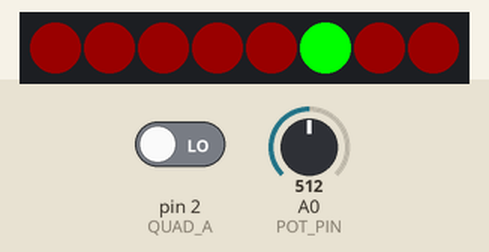
A sketch run on a simulated Arduino Leonardo, built with avr-gcc and run on an emulated ATmega32U4. Parts: 8 RGB LEDs in strip order, left to right. The inputs (shaded band) are chosen by the test bench; at power-on: A0 (POT_PIN) = 512, pin 2 (QUAD_A) LOW.

Above: at 4.43 s.
5.4 s: A0 (POT_PIN) set to 433
At 5.54 s:
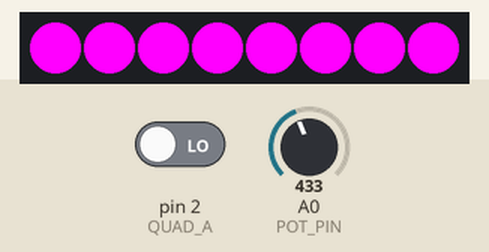
7.1 s: A0 (POT_PIN) set to 453
At 7.16 s:
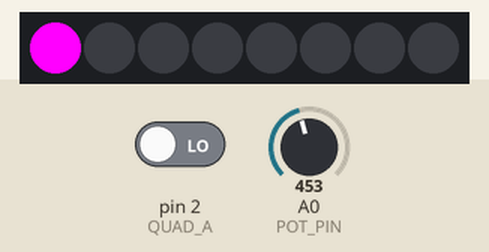
8.6 s: A0 (POT_PIN) set to 716
At 8.68 s:
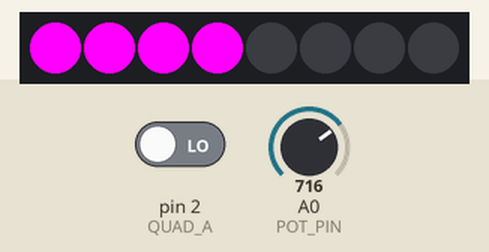
Timing chart, 0 to 16.1 s (numbered marks = the images above; inputs shaded):
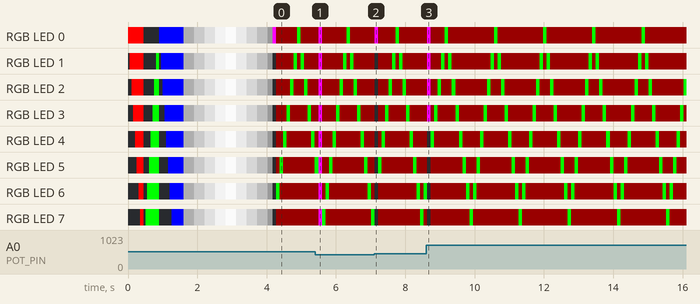

Measured:
- after the input at 5.4 s, the LEDs: change after 0.10 s (image 1)
- after the input at 7.1 s, the LEDs: change at once (image 2)
- after the input at 8.6 s, the LEDs: change at once (image 3)

The sketch:

Dynawham.ino
```cpp
/*
  reference:
  https://www.midi.org/specifications-old/item/table-1-summary-of-midi-message
  https://www.midi.org/specifications-old/item/table-3-control-change-messages-data-bytes-2
*/
#include "led_ctrl.h"
#include "presets.h"
#include "defines.h"
#include "TimerOne.h"

led LED;
presets PRESETS;

/*Shows the state of the quadratic encoder*/
#define QUAD_IDLE   0
#define QUAD_UP     1
#define QUAD_DOWN   2
volatile uint8_t quad_state = QUAD_IDLE;

uint16_t byte_to_send = 0;
#define POT_SAMPLE_TIME   100000

#define POT_TOL           10 //ADC steps
/*PIOs*/
#define POT_PIN           A0
#define FOOT_PEDAL_PIN    6
#define Q_BUTT_PIN        14

#define QUAD_A            2
#define QUAD_B            3

#define MIDI_CHANNEL      0x00
#define POT_MAX           1023
#define POT_MIN           443
#define PROGRAM_CHANGE    0xC0
#define CONTINUE_MSG      0xB0
#define EXP_PEDAL         0x0B
#define PACKET_LENGTH     5
byte midi_buff[PACKET_LENGTH];

#define CMD_DELAY         100 /*The minimum time between a midi command due to transistion and processing time etc.*/

volatile int pot_value = 0;
int tmp_p_value = 0;
int CC_midi;

void setup() {

  //Serial1.begin(31250);/*The baud rate of midi*/
  Serial1.begin(9600);

  Timer1.initialize(POT_SAMPLE_TIME); // set a timer of length 100000 microseconds (or 0.1 sec - or 10Hz => the led will blink 5 times, 5 cycles of on-and-off, per second)
  Timer1.attachInterrupt( timerIsr ); // attach the service routine here

  setup_hardware();

  /*Pass the buffer to the presets initilisation*/
  PRESETS.init(&midi_buff[0]);

  PRESETS.set_mode(XYLO);
  /*reset this*/
  byte_to_send = 0;
}

void setup_hardware()
{
  LED.led_init();

  /*Set the internal pull ups*/
  pinMode(FOOT_PEDAL_PIN, INPUT);
  digitalWrite(FOOT_PEDAL_PIN, HIGH);

  pinMode(Q_BUTT_PIN, INPUT);
  digitalWrite(Q_BUTT_PIN, HIGH);

  digitalWrite(QUAD_A, HIGH);
  digitalWrite(QUAD_B, HIGH);
  pinMode (QUAD_A, INPUT);
  pinMode (QUAD_B, INPUT);

  /**/
  attachInterrupt(digitalPinToInterrupt(QUAD_A), quad_isr, CHANGE);

  /*Sample the pot value just so that we have the start postion of the pot.*/
  pot_value = analogRead(POT_PIN);
}


bool dir = true;
uint8_t exp_v = 0;
void loop() {
  /*
    if(dir)
    {
      exp_v++;
      if(exp_v == 127){
        dir = false;
      }
    }else{
      exp_v--;
      if(exp_v == 0){
        dir = true;
      }
    }
     send_cont(exp_v);
  */


  byte_to_send = PRESETS.nudge();
  if (byte_to_send > 0) {
    /*Send these bytes to the program*/
    byte p = midi_buff[0];
    send_program_change(p);
  }


  if ( (pot_value < (tmp_p_value - POT_TOL)) || (pot_value > (tmp_p_value + POT_TOL)) )
  {
    CC_midi = map(pot_value, POT_MIN, POT_MAX, 0, 127); //127 = max midi CC value
    send_cont(CC_midi);
    set_treadle_led(CC_midi);
    tmp_p_value = pot_value;
  }


  if (quad_state == QUAD_UP){
    Serial1.println("UP");
  }else if (quad_state == QUAD_DOWN){
    Serial1.println("DOWN");
  }


  delay(CMD_DELAY);
}

void set_treadle_led(uint8_t v)
{
  byte tr = 0;
  /*
    tr = (v/1)?(1<<0):0;
    tr |= (v/2)?(1<<1):0;
    tr |= (v/4)?(1<<2):0;
    tr |= (v/8)?(1<<3):0;
    tr |= (v/16)?(1<<4):0;
    tr |= (v/32)?(1<<5):0;
    tr |= (v/64)?(1<<6):0;
    tr |= (v/128)?(1<<7):0;
  */

  int b = v / 16;
  for (int a = 0 ; a < 8; a++)
  {
    if (a <= b) {
      tr |= (1 << a);
    }
  }
  LED.set_treadle(tr);
}

/*Pass the byte for the the program change*/
void send_program_change(byte program)
{
  /*First the channel/status*/
  midi_buff[0] = (PROGRAM_CHANGE | MIDI_CHANNEL);
  /*Program byte*/
  midi_buff[1] =  (program & 0x7F);

  LED.led_set_program(program);
  /*Now send this packet*/
  send_midi(2);
}

/*Send the byte for the continuous message*/
void send_cont(byte cont)
{
  /*First the channel/status*/
  midi_buff[0] = (CONTINUE_MSG | MIDI_CHANNEL);
  /*CC byte*/
  midi_buff[1] =  (EXP_PEDAL & 0x7F);
  /*exp value*/
  midi_buff[2] =  (cont);

  send_midi(3);
}

void send_midi(int len)
{
  for (int a = 0 ; a < len; a++) {
    Serial1.write(midi_buff[a]);
  }
}

void timerIsr()
{
  //Serial.println(analogRead(POT_PIN));
  pot_value = analogRead(POT_PIN);
}

volatile byte n;
void quad_isr()
{
  n = digitalRead(QUAD_A);
  if (n == HIGH) {
    if (digitalRead(QUAD_B) == LOW) {
      quad_state = QUAD_DOWN;
    } else {
      quad_state = QUAD_UP;
    }
  }/*Else ignore this intt*/
}
```

defines.h
```cpp
#ifndef __DEFINES__
#define __DEFINES__

/*Define the pedal midi program channels here.*/
#define DW_SHALLOW        1
#define DW_DEEP           2
#define DW_TWOOCTUP       3
#define DW_OCTUP          4
#define DW_OCTDOWN        5
#define DW_TWOOCTDOWN     6
#define DW_DIVE           7
#define DW_DROP           8
#define DW_H_OCT          9
#define DW_H_5TH4TH       10
#define DW_H_4TH3RD       11
#define DW_H_5TH7TH       12
#define DW_H_5TH6TH       13
#define DW_H_4TH5TH       14
#define DW_H_3RD4TH       15
#define DW_H_3RD3RD       16
#define DW_H_2ND3RD       17

enum Mode {
  NONE,
  XYLO,    /*mode that scales up and down on the harmonic modes*/
  RUN     /*does all programs back and fourth*/
};


#endif
```

led_ctrl.cpp
```cpp
#include "led_ctrl.h"

/*delays in ms*/
#define STRAFE_DELAY      50
#define FADE_DELAY        5
#define NORMAL_BRIGHT     255 /*Our typical brightness used when setting leds*/

#define TREADLE_COLOUR      strip.Color(255, 0, 255)
#define PROGRAM1_COLOUR     strip.Color(0, 0, 255)
#define PROGRAM2_COLOUR     strip.Color(0, 255, 0)
#define BG_COLOUR           strip.Color(25, 0, 0)

void led::led_init()
{
  strip.begin();
  /*Make a pretty start up anima*/
  this->strafe(strip.Color(255, 0, 0), true);
  delay(STRAFE_DELAY);
  this->strafe(strip.Color(0, 255, 0), false);
  delay(STRAFE_DELAY);
  this->strafe(strip.Color(0, 0, 255), true);

  strip.clear();
  strip.show();

  /*Just fades white at the mmoment*/
  this->fade(true);
  this->fade(false);
  /*At this point we are all off waiting for input from app*/
}

void led::fade(bool dir) {
  uint8_t c = 0;
  for (uint16_t i = 0; i < 255; i++) {
    /*set all the leds*/
    if (dir) {
      c = i;
    } else {
      c = (255 - i);
    }

    this->setall(strip.Color(c, c, c));

    strip.show();
    delay(FADE_DELAY);
  }
}

void led::strafe(uint32_t col, bool dir)
{
  strip.clear();
  for (uint16_t i = 0; i < strip.numPixels(); i++) {
    if (dir) {
      strip.setPixelColor(i, col);
    } else {
      strip.setPixelColor((strip.numPixels() - i), col);
    }

    /*Set full brightness and apply this iteration*/
    strip.setBrightness(NORMAL_BRIGHT);
    strip.show();
    delay(STRAFE_DELAY);
  }
}

void led::set_treadle(byte trdle)
{
  strip.clear();
  for(uint8_t a = 0; a < 8; a++)
  {
    if(trdle & (1 << a)){
      strip.setPixelColor(a, TREADLE_COLOUR);
    }
  }
  strip.setBrightness(NORMAL_BRIGHT);
  strip.show();
}

void led::setall(uint32_t col)
{
  for (uint16_t i = 0; i < strip.numPixels(); i++) {
    strip.setPixelColor(i, col);
  }
}

/*We can do different things with the modes*/
void led::led_set_mode(Mode mode)
{

}

void led::led_set_program(uint8_t program)
{
  /*#define DW_SHALLOW        1
#define DW_DEEP           2
#define DW_TWOOCTUP       3
#define DW_OCTUP          4
#define DW_OCTDOWN        5
#define DW_TWOOCTDOWN     6
#define DW_DIVE           7
#define DW_DROP           8
#define DW_H_OCT          9
#define DW_H_5TH4TH       10
#define DW_H_4TH3RD       11
#define DW_H_5TH7TH       12
#define DW_H_5TH6TH       13
#define DW_H_4TH5TH       14
#define DW_H_3RD4TH       15
#define DW_H_3RD3RD       16
#define DW_H_2ND3RD       17*/
  strip.clear();
  this->setall(BG_COLOUR);
  if(program < 10){
    strip.setPixelColor(program-1, PROGRAM1_COLOUR);
  }else{
    strip.setPixelColor((program-10), PROGRAM2_COLOUR);
  }
  strip.show();


/*
  switch(program)
  {
    case DW_SHALLOW:

    break;
    case DW_DEEP:

    break;
    case DW_TWOOCTUP:

    break;
    case DW_OCTUP:

    break;
    case DW_OCTDOWN:

    break;
    case DW_TWOOCTDOWN:

    break;
    case DW_DIVE:

    break;
    case DW_DROP:

    break;
    case DW_H_OCT:

    break;
    case DW_H_5TH4TH:

    break;
    case DW_H_4TH3RD:

    break;
    case DW_H_5TH7TH:

    break;
    case DW_H_5TH6TH:

    break;
    case DW_H_4TH5TH:

    break;
    case DW_H_3RD4TH:

    break;
    case DW_H_3RD3RD:

    break;
    case DW_H_2ND3RD:

    break;
    default:
    break;
  }
  */
}
```

led_ctrl.h
```cpp
#ifndef __LED_CTRL__
#define __LED_CTRL__
#include "Adafruit_NeoPixel.h"
#include "defines.h"

#define LED_PIN   5 /*pin the leds are connected to*/
#define LED_COUNT 8

class led {
  public:
    void led_init(void);
    /*We only have 8 leds which is why the byte is used. Each bit represents
    a state of an LED the colour is hard code*/
    void set_treadle(byte);
    /*When a mode change is actioned we can show this on the LEDs*/
    void led_set_mode(Mode);
    /*To give a funky effect everytime a program is changed we can show it on the LEDs*/
    void led_set_program(uint8_t);
  private:
    void strafe(uint32_t, bool);
    void fade(bool);
    void setall(uint32_t); /**sets the colour NOT brightness or show*/
    Adafruit_NeoPixel strip = Adafruit_NeoPixel(LED_COUNT, LED_PIN, NEO_GRB + NEO_KHZ800);
};
#endif
```

presets.cpp
```cpp
#include "presets.h"

void presets::init(uint8_t *buff_p) {
  /*Store the buffer pointer*/
  presets_data.buff_ptr = buff_p;
  presets_data.last_tick = millis();/*We keep a record of this for timing reasons*/
  presets_data.mode = NONE;

  this->clear_mode();
}

void presets::set_mode(Mode mode)
{
  if (mode != presets_data.mode)
  {
    this->clear_mode();
    presets_data.mode = mode;
  }
}

/*Clears all data in the mode struct should be used everytime the mode is
  changed.*/
void presets::clear_mode()
{
  memset(&presets_data.mode_data, 0, sizeof(MODE_DATA_S));
}

/*This nudge comes through from the main on every iteration of the loop*/
uint16_t presets::nudge() {

  presets_data.tx_len = 0;/*default to zero*/

  /*Firstly grab the current time*/
  presets_data.last_tick = millis();

  /*check whether we are actually in a preset mode*/
  switch (presets_data.mode)
  {
    case XYLO:
      this->xylo_nudge();
      break;
    case RUN:
      this->run_nudge();
      break;
    case NONE:
    default:
      /*We have either a mode none or an error either way set 0 byte length*/
      presets_data.tx_len = 0;
      break;
  }

  /*If there is a length value above 0 then we can assume that the appropriate bytes for this program change
    have been inserted into the buffer*/
  return presets_data.tx_len;
}

void presets::run_nudge()
{
  if (presets_data.mode_data.last_program == 0)
  {
    presets_data.mode_data.last_program = DW_SHALLOW;
    presets_data.mode_data.dir = true;
  }else{
    if (presets_data.mode_data.dir)
    {
      presets_data.mode_data.last_program++;
      if (presets_data.mode_data.last_program == DW_H_2ND3RD)
      {
        /*reverse the flow*/
        presets_data.mode_data.dir = false;
      }
    }else{
      presets_data.mode_data.last_program--;
      if (presets_data.mode_data.last_program == DW_SHALLOW)
      {
        /*reverse the flow*/
        presets_data.mode_data.dir = true;
      }
    }
  }
  /*show this program*/
  LED.led_set_program(presets_data.mode_data.last_program);

  /*Finally pacakge the bytes to go*/
  *presets_data.buff_ptr = presets_data.mode_data.last_program;
  presets_data.tx_len = 1;
}

void presets::xylo_nudge()
{
  /*XYLO is
    #define DW_H_5TH4TH       10
    #define DW_H_4TH3RD       11
    #define DW_H_5TH7TH       12
    #define DW_H_5TH6TH       13
    #define DW_H_4TH5TH       14
    #define DW_H_3RD4TH       15
    #define DW_H_3RD3RD       16
    #define DW_H_2ND3RD       17
    and back again*/
  /*With XYLO we change with every nudge (for now)*/
  if (presets_data.mode_data.last_program == 0)
  {
    presets_data.mode_data.last_program = DW_H_2ND3RD;
    presets_data.mode_data.dir = false;
  } else {
    if (presets_data.mode_data.dir)
    {
      presets_data.mode_data.last_program++;
      if (presets_data.mode_data.last_program == DW_H_2ND3RD)
      {
        /*reverse the flow*/
        presets_data.mode_data.dir = false;
      }
    } else {
      presets_data.mode_data.last_program--;
      if (presets_data.mode_data.last_program == DW_H_5TH4TH)
      {
        /*reverse the flow*/
        presets_data.mode_data.dir = true;
      }
    }
  }

  /*show this program*/
  LED.led_set_program(presets_data.mode_data.last_program);

  /*Finally pacakge the bytes to go*/
  *presets_data.buff_ptr = presets_data.mode_data.last_program;
  presets_data.tx_len = 1;
}
```

presets.h
```cpp
#ifndef __PRESETS__
#define __PRESETS__
#include <Arduino.h>
#include "defines.h"
#include "led_ctrl.h"

extern led LED;

struct MODE_DATA_S {
  uint8_t       last_program;/*Last sent program*/

  bool          dir;/*Typically used for detecting which direction we are travelling*/
};

struct PRESET_DATA_S {
  unsigned long     last_tick;

  uint8_t           *buff_ptr; /*Buffer used for sending data*/

  uint16_t          tx_len; /*Number of bytes to be transmitted if any*/

  Mode              mode;

  MODE_DATA_S       mode_data;
};


class presets
{
  public:
    void init(uint8_t*);
    /*We use a nudge function from the main to decide whether any data needs to
      be sent - it returns a number of bytes to be sent if 0 then assume there are none.*/
    uint16_t nudge(void);

    /*Sets the mode - can be changed at any time*/
    void set_mode(Mode);

  private:
    void run_nudge(void);
    void xylo_nudge(void);
    void clear_mode(void);
    PRESET_DATA_S presets_data;

};
#endif
```
